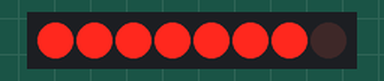
A sketch run on a simulated Arduino Uno, built with avr-gcc and run on an emulated ATmega328P. On the bench: 8 shift-register outputs drawn as a row of LEDs (first output left, lit = HIGH). Wiring (inferred from the names in the program): shift register (74HC595): data pin 3; shift clock pin 4; latch pin 1. Wiring (inferred from the signals the program sends): row of LEDs: on Q0, Q1, Q2, Q3, Q4, Q5, Q6, Q7.

Above: at 0.08 s.
Timing chart, 0 to 1.6 s (numbered marks = the images above):
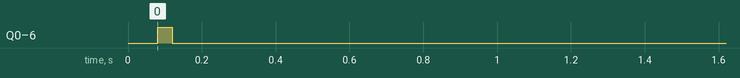

Measured:
- by itself, Q0–6: LOW → HIGH at 0.08 s, → LOW 0.04 s later

The sketch:

nokia_5100_lcd.ino
```cpp
#include "font.h"

int reset = 0;
int sce = 1;
int dc = 2;
int din = 3;
int clk = 4;
int nc = 5;

void lcd_write_cmd(byte cmd)
{
  digitalWrite(dc, LOW);
  digitalWrite(sce, LOW);
  shiftOut(din, clk, MSBFIRST, cmd);
  digitalWrite(sce, HIGH);
}

void lcd_write_data(byte data)
{
  digitalWrite(dc, HIGH);
  digitalWrite(sce, LOW);
  shiftOut(din, clk, MSBFIRST, data);
  digitalWrite(sce, HIGH);
}

void lcd_write_string(char * string) {
  while(*string) {
    lcd_write_char(*string++);
  }
  lcd_write_data(0x00);
}

void lcd_write_char(char c){
  for(int i=0; i< 5; i++) {
    lcd_write_data(ASCII[c-0x20][i]);
  }
  lcd_write_data(0x00);
}

void lcd_set_xy(int x, int y) {
  lcd_write_cmd(0x40 | y);
  lcd_write_cmd(0x80 | x);
}


void setup(){
  pinMode(reset, OUTPUT);
  pinMode(sce, OUTPUT);
  pinMode(dc, OUTPUT);
  pinMode(din, OUTPUT);
  pinMode(clk, OUTPUT);
  digitalWrite(reset, LOW);
  digitalWrite(reset, HIGH);

  lcd_write_cmd(0x21);
  lcd_write_cmd(0xb8);
  lcd_write_cmd(0x04);
  lcd_write_cmd(0x14);
  lcd_write_cmd(0x20);
  lcd_write_cmd(0x0c);
  for(int i=0; i<504; i++)
  {
    lcd_write_data(0x00);
  }
  lcd_set_xy(2,2);
  lcd_write_string("Hello World");
}

void loop(){
}
```

Source omitted: font.h (data table, 3869 bytes)
